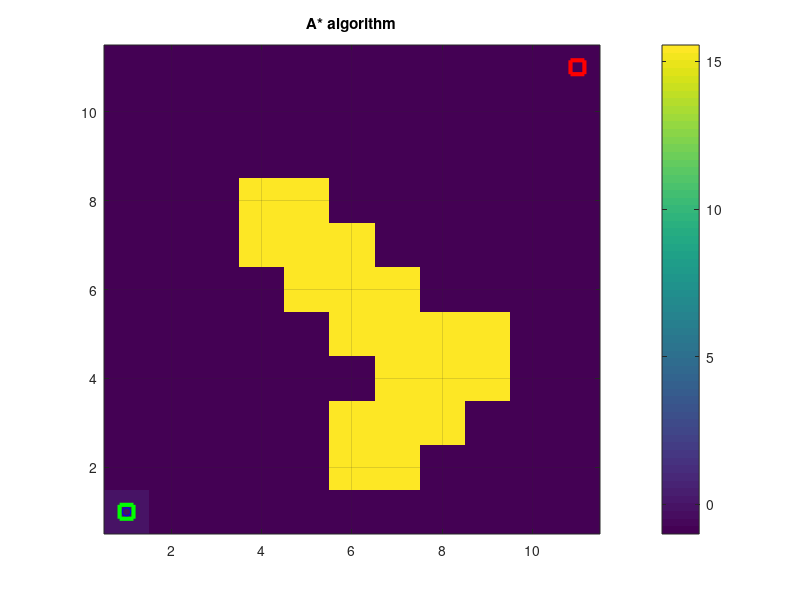

Write MATLAB code to recreate this figure. (Note: this script raises an error after producing the figure.)
%% AEROSPACE AUTONOMY
% HOMEWORK 11
% PATH PLANNING

% Housekeeping tools
clear all; close all hidden; clc;

% SIMULATION options
ANIMATE = true;        % Animate the Algorithm?
ANIM_CBAR = true;      % Animate the colorbar as well?
USE_DIJKSTRA = false;  % true for DIJKSTRA, false for A-star
COEF = 3;              % Heuristic scaling factor for A*
P = 2;                 % LP norm variant

% First, let's organize the grid and initialize our plot
% Number of nodes in X & Y
x_max = 11;
y_max = 11;

% what is our starting node location?
x_start = 1;
y_start = 1;

% what is the location of the final/target location?
x_win = 11;
y_win = 11;

% DEFINE a constant for nodes that we cannot travel into
OBSTACLE = inf; % A big number that won't otherwise come up

% BUILD a mask for all of the nodes that is the size of the grid
node_mask = false(x_max, y_max);
% SET each OBSTACLE's location to "true" so we cannot visit it
% node_mask(3, 3) = true;
% node_mask(4, 3) = true;
% node_mask(4, 4) = true;
% node_mask(5, 4) = true;
% node_mask(6, 4) = true;
% node_mask(6, 5) = true;
% node_mask(7, 5) = true;
% node_mask(8, 5) = true;
% node_mask(8, 6) = true;
% node_mask(9, 6) = true;

% New Mask
node_mask(6,2) = true;
node_mask(7,2) = true;
node_mask(6,3) = true;
node_mask(7,3) = true;
node_mask(8,3) = true;
node_mask(7,4) = true;
node_mask(8,4) = true;
node_mask(9,4) = true;
node_mask(6,5) = true;
node_mask(7,5) = true;
node_mask(8,5) = true;
node_mask(9,5) = true;
node_mask(5,6) = true;
node_mask(6,6) = true;
node_mask(7,6) = true;
node_mask(4,7) = true;
node_mask(5,7) = true;
node_mask(6,7) = true;
node_mask(4,8) = true;
node_mask(5,8) = true;

% MAKE a node matrix that determines whether we should visit or not
nodes = node_mask - 1;
% mark the starting node as "visiting"
nodes(x_start, y_start) = 0;

% visitedNodes is a matrix logging whether each node has been visited
visitedNodes = false(x_max, y_max);

% previousNodex/y are matrices that track which node provides the shortest path
% to the currentnode
previousNodex = ones(x_max, y_max);
previousNodey = ones(x_max, y_max);

% A big number that won't otherwise come up
nodes(node_mask) = OBSTACLE;
nodesG = nodes;

%% PREPARE for the simulation
% Prepare the plot
figure(1); clf;
clims = [-1, norm(size(node_mask),2)];
im = imagesc(nodes',clims);
ax = gca;
set(ax, 'YDir', 'normal')
grid on; hold all;
cbar = colorbar;

if USE_DIJKSTRA
    title('Dijkstra`s algorithm');
else
    title('A* algorithm');
end

axis([0.5 x_max+0.5 0.5 y_max+0.5])

% Draw the start and destination
plot(x_start, y_start, 'sg', 'Linewidth', 3.0, 'MarkerSize', 10);
plot(x_win, y_win, 'sr', 'Linewidth', 3.0, 'MarkerSize', 10);

% Set a stop flag that will break out of the loop
stop = false;

% assign the current node to the starting node so we can look at our neighbors
currentNode = [x_start, y_start];
% assign the lastNode as the current (only true at timestep=0)
lastCurrentNode = [x_start, y_start];
% assign "true" that we have visited the start node
visitedNodes(x_start, y_start) = true;

while stop == false
    % while the simulation is ongoing, i.e., we haven't found the final location

    plot(currentNode(1), currentNode(2), 'ob');

    % Get ready to put in distances for neighbours
    % we could have written this as a function of
    %  given current node (i.j)
    %  return a list of neighbors [ (i-1,j-1); (i,j-1); (i+1,j-1); (i-1,j); (i+1,j); (i-1,j+1); (i,j+1); (i+1,j+1) ]
    for i = max(currentNode(1) - 1, 1):min(currentNode(1) + 1, x_max)
        % get our neightbors in x-location

        for j = max(currentNode(2) - 1, 1):min(currentNode(2) + 1, y_max)
            % get our neightbors in u-location

            % See whether this node can be transited to from the current mode
            freeTravel = true;

            % if [i,j] happens to be the coordinates of a visited node, don't consider it
            if visitedNodes(i, j) == true
                freeTravel = false;
                % if the neighbouring node is on obstacle, consider it blocked
            elseif nodes(i, j) == OBSTACLE
                freeTravel = false;
            end

            if freeTravel
                % Set distance as Euclidian distance
                distNeighbour = sqrt((i - currentNode(1))^2 + (j - currentNode(2))^2);
%                    distNeighbour = (i - currentNode(1)) + (j - currentNode(2));
                % Set the value of the neighbouring node to its distance from the origin
                if (nodes(i, j) < 0) || (nodes(i, j) > (nodes(currentNode(1), currentNode(2)) + distNeighbour))
                    nodes(i, j) = nodes(currentNode(1), currentNode(2)) + distNeighbour;

                    % Here is where we deviate from Dijkstra's algorithm,
                    % by adding in an estimated cost to destination
                    %
                    % I've made a simplified heuristic that just looks at
                    % linear distance in x and y to the destination,
                    % rather than Euclidean distance
                    % nodes(i,j) = nodes(i,j) + (x_max-i)+(y_max-j) ;
                    %
                    % OR, I've made a simplified heuristic that just looks at
                    % linear distance in x and y, rather than Euclidean distance

                    if USE_DIJKSTRA
                        nodesG(i, j) = nodes(i, j);
                    else
                        nodesG(i, j) = nodes(i, j) + COEF * norm([x_win - i, y_win - j], P);
                    end

                    previousNodex(i, j) = currentNode(1);
                    previousNodey(i, j) = currentNode(2);
                end

                % Plot neighbouring node in 'blue'
                plot(i, j, 'o', 'Linewidth', 1.0, 'Color', [0, 0, 0, 0.1])

            end

        end

    end

    % Color the current node as having been 'visited'
    plot(currentNode(1), currentNode(2), 'ob', 'Linewidth', 2.0)

    % Find the node that has been assessed as a neighbour, but not yet
    % 'visited', i.e. hasn't been made the 'currentNode' yet
    minNeighbourValue = inf;

    for ii = 1:x_max

        for jj = 1:y_max

            if (nodesG(ii, jj) <= minNeighbourValue) && (nodesG(ii, jj) > 0) && (visitedNodes(ii, jj) == false)
                currentNode = [ii, jj];
                minNeighbourValue = nodesG(ii, jj);
            end

        end

    end

    % Plot new current node in green, and declare as visited
    plot(currentNode(1), currentNode(2), 'og', 'Linewidth', 3.0)
    visitedNodes(currentNode(1), currentNode(2)) = true;
    im.CData = nodesG';

    % See if new current node is the destination -- then stop!
    if currentNode(1) == x_win && currentNode(2) == y_win
        stop = true;
        break;
    end

    if ANIM_CBAR
        ax.CLim(2) = max(nodesG(~isinf(nodesG)));
        cbar.Limits(2) = max(nodesG(~isinf(nodesG)));
    end
    if ANIMATE
        pause(0.1); % slow it down so that the animation is observable
    end

    if norm(lastCurrentNode - currentNode) == 0
        stop = true;
        break
    end

    lastCurrentNode = currentNode;
end

% Now let's reverse engineer the shortest path to draw it in a thick red line
while ((currentNode(1) ~= x_start) || (currentNode(2) > y_start))   
    plot([currentNode(1), previousNodex(currentNode(1), currentNode(2))],[currentNode(2), previousNodey(currentNode(1), currentNode(2))],...
        'r', 'Linewidth', 5);
    currentNode = [previousNodex(currentNode(1), currentNode(2)), previousNodey(currentNode(1), currentNode(2))];
    if ANIMATE
        pause(0.1); %slow it down so that the animation is observable
    end
end

if USE_DIJKSTRA
    title(sprintf('Dijkstra`s algorithm: distance = %.3f', nodesG(x_win, y_win)));
else
    title(sprintf('A* algorithm: distance = %.3f', nodesG(x_win, y_win)));
end

%%
figure(2); clf;
clims = [min(nodesG(~isinf(nodesG))), max(nodesG(~isinf(nodesG)))];
imagesc(nodesG', clims); grid off;
set(gca, 'YDir', 'normal')
colorbar;
title(sprintf('cost function, distance = %.3f', nodesG(x_win, y_win)));
